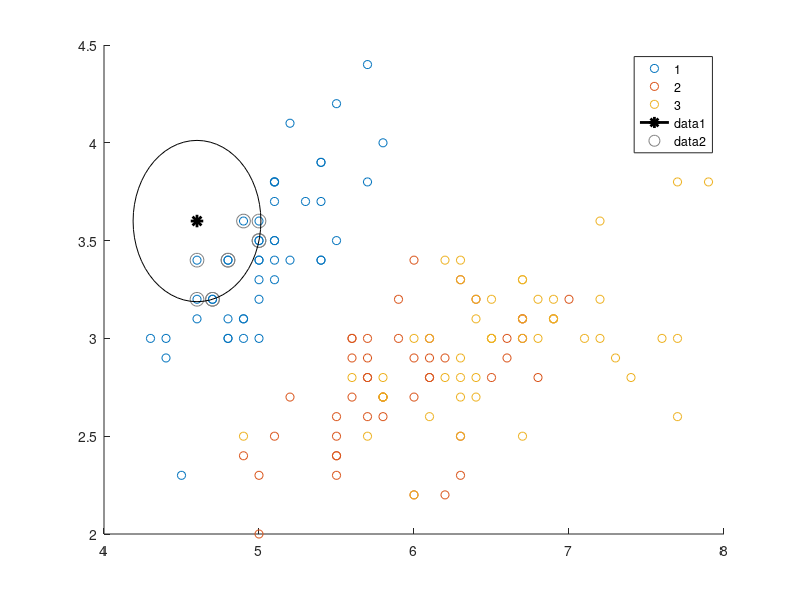

The MATLAB script that drew this image: (Note: this script raises an error after producing the figure.)
load iris;

% Get all the data into a variable after loading the iris data set
X = vertcat(setosa(:,:), versicolor(:,:),virginica(:,:));
% Generate possible combination
% 1 2, 1 3, 1 4, 2 3, 2 4 , 3 4
attributes = nchoosek(1:4,2);

% There are 6 possibles combinaion
for i = 1:6
    figure;
    tempData = X;
    % Get the index of the test observations
    indexToDrawSetosa = randsample(1:50,3);
    indexToDrawVersicolor = randsample(51:100,3);
    indexToDrawVirginica = randsample(101:150,3);
    % Get the list of index to exclude from the training set
    indexToExclude = horzcat(indexToDrawSetosa,indexToDrawVersicolor,indexToDrawVirginica);
    tempData(indexToExclude,:) = [];
    
    
    
    % This is the training set
    x_sepal = horzcat(tempData(:,attributes(i,1)),tempData(:,attributes(i,2)));
    % Getting the tag
    % 1 is setosa, 2 is versicolor, 3 is virginica
    species = ones(150,1);
    species(1:50,1) = 1;
    species(51:100,1) = 2;
    species(101:150) = 3;
    % Get the tag and exclude the test observations
    species(indexToExclude,:) = [];
    
    % Plot all the flowers by their attributes and group them together 
    % This only consists of 141 observations since 9 were excluded 
    gscatter(x_sepal(:,1), x_sepal(:,2), species); 

    legend('Location','best');
    
    % Get the original data to get the test observations
    tempData = X;
    % Only get the test observations and their corresponding features
    new_observation = tempData(indexToExclude,[attributes(i,1) attributes(i,2)]); 
    tag = ones(150,1);
    tag(1:50,1) = 1;
    tag(51:100,1) = 2;
    tag(101:150) = 3;
    % Get the tag of the test observation
    tag = tag(indexToExclude,1);
    
   
 
    
    
    % Plot each test observation. Circle them
    for j = 1:length(new_observation)
        % Use KNN to find 10 neighbors
        % Note that we only use 1 test observations at a time
        [n, d] = knnsearch(x_sepal, new_observation(j,:), 'k', 10, 'distance', 'euclidean');
        % Mark the test observation
        line(new_observation(j,1),new_observation(j,2),'marker','*','color','k','markersize',9,'linewidth',2);
        % Mark the surrounding training observations
        line(x_sepal(n,1), x_sepal(n,2),'color',[.5 .5 .5],'marker','o','linestyle','none','markersize',10); 

        x_sepal(n, :);
        value = species(n); 
        

        % Percentage that they belong to this species ?

        result = tabulate(transpose(value))
        [m,i] = max(result(:,3));
        
        if (i == tag(j,1))
            disp('Correct Classification with the highest percentage')
        else
            disp('Incorrect Classification compared to the actual tag of the test observation')
            calculate = result(i,1);
            actual = tag(j,1);
            display = strcat('Calculated Result ', num2str(calculate),' While the actual result ', num2str(actual))
            
           
        end

        ctr = new_observation(j,:) - d(end); 

        diameter = 2*d(end); 

        % Draw a circle around the 10 nearest neighbors. 

        h = rectangle('position',[ctr,diameter,diameter],'curvature',[1 1]); 

        h.LineStyle = ':'; 

        hold off;
    end
end
